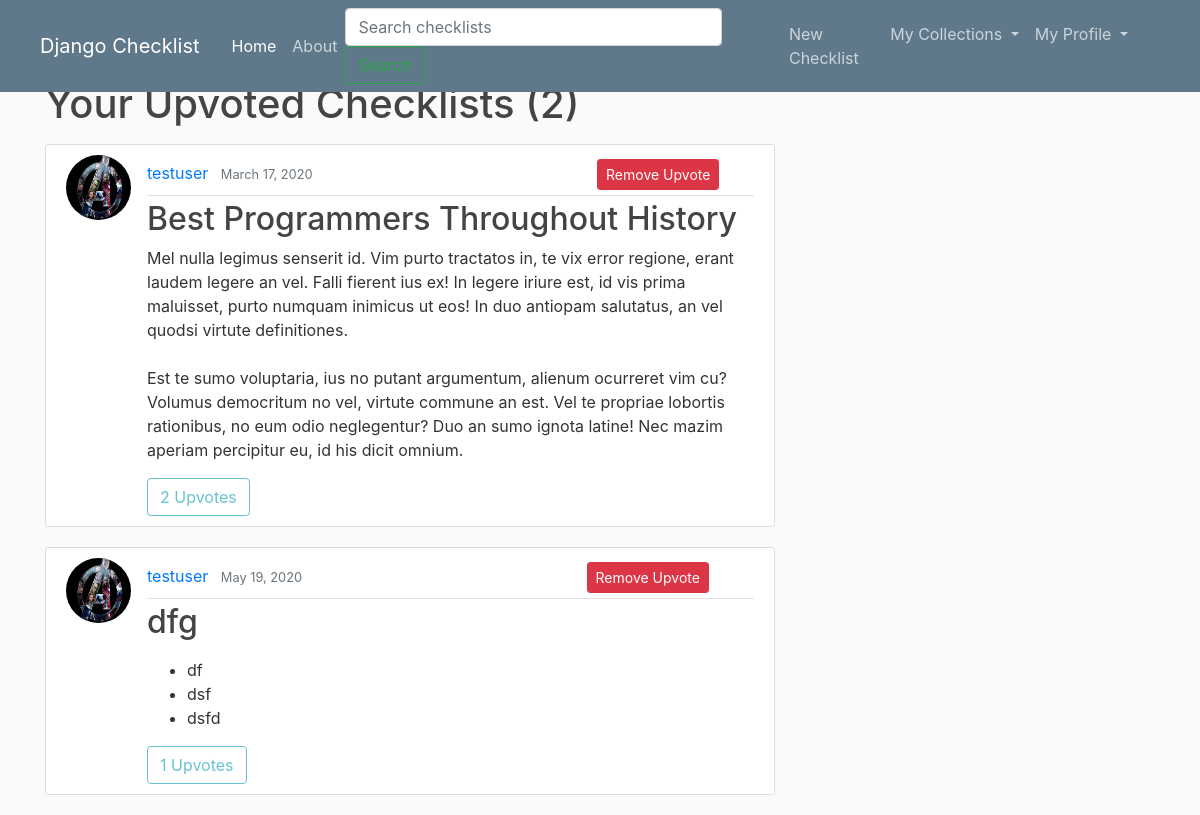
/upvotes/ (signed in), run on the app's committed database.
### checklist/models.py (models this page shows, shortened)
class Upvote(models.Model):
	user = models.ForeignKey(User, on_delete=models.CASCADE)
	checklist = models.ForeignKey(Checklist, on_delete=models.CASCADE)

class Checklist(models.Model):
	title = models.CharField(max_length=100)
	content = RichTextField()
	date_posted = models.DateTimeField(default=timezone.now)
	author = models.ForeignKey(User, on_delete = models.CASCADE)
	visibility = models.IntegerField(default=0)

### users/models.py (models this page shows, shortened)
class Profile(models.Model):
	user = models.OneToOneField(User, on_delete = models.CASCADE)
	image = models.ImageField(default='default.jpg', upload_to='profile_pics')

### checklist/views.py (the view)
# urls.py: path('upvotes/', UpvoteChecklistListView.as_view(), name='upvotes'),
class UpvoteChecklistListView(ListView):
	model = Upvote
	template_name = 'checklist/upvote_checklists.html'
	paginate_by = 5
	def get_context_data(self, **kwargs):
		context = super(UpvoteChecklistListView, self).get_context_data(**kwargs)
		upvotes_cnt_list = []
		upvotes_var = Upvote.objects.filter(user=self.request.user)
		for upvote in upvotes_var:
			upvotes_cnt_list.append(Upvote.objects.filter(checklist=upvote.checklist).count())
		checklist_upvotes = zip(upvotes_var, upvotes_cnt_list)
		paginator = Paginator(list(checklist_upvotes), self.paginate_by)
		page = self.request.GET.get('page')
		try:
			page_checklist_upvotes = paginator.page(page)
		except PageNotAnInteger:
			page_checklist_upvotes = paginator.page(1)
		except EmptyPage:
			page_checklist_upvotes = paginator.page(paginator.num_pages)
		context['checklist_upvotes'] = page_checklist_upvotes
		context['title'] = 'bookmarks'
		context['is_paginated'] = page_checklist_upvotes.has_other_pages
		return context

### checklist/templates/checklist/upvote_checklists.html (shortened to what this page needs)
{% extends "checklist/base.html" %}
{% block content %}
	<h1 class="mb-3">Your Upvoted Checklists ({{ checklist_upvotes.paginator.count }})</h1>
	{% for upvote, uvote in checklist_upvotes %}
		<article class="media content-section">
			<img class="rounded-circle article-img" src="{{ upvote.checklist.author.profile.image.url }}">
			<div class="media-body">
				<div class="article-metadata">
					<a class="mr-2" href="{% url 'user-checklists' upvote.checklist.author.username %}">{{ upvote.checklist.author }}</a>
					<small class="text-muted">{{ upvote.checklist.date_posted|date:'F d, Y' }}</small>
					<a style="margin-left: 280px" class="btn btn-danger btn-sm mt-1 mb-1 mr-1" href="{% url 'checklist-upvote' upvote.checklist.id %}">Remove Upvote</a>
				</div>
				<h2><a class="article-title" href="{% url 'checklist-detail' upvote.checklist.id %}">{{ upvote.checklist.title }}</a></h2>
				<p class="article-content">{{ upvote.checklist.content|safe }}</p>
				{% if user.is_authenticated %}
					<a class="btn btn-outline-info disabled">{{ uvote }} Upvotes</a>
				{% endif %}
			</div>
		</article>
	{% endfor %}
{% endblock content  %}

### checklist/static/checklist/main.css (style rules this page uses)
body { background: #fafafa; color: #333333; margin-top: 5rem; }
h1, h2, h3, h4, h5, h6 { color: #444444; }
ul { margin: 0; }
.content-section { background: #ffffff; padding: 10px 20px; border: 1px solid #dddddd; border-radius: 3px; margin-bottom: 20px; }
.article-title { color: #444444; }
.article-content { white-space: pre-line; }
.article-img { height: 65px; width: 65px; margin-right: 16px; }
.article-metadata { padding-bottom: 1px; margin-bottom: 4px; border-bottom: 1px solid #e3e3e3 }

### data on the page
Upvote: checklist.author.profile.image (placeholder picture), checklist.author "testuser", checklist.date_posted "March 17, 2020", checklist "Best Programmers Throughout History", checklist.content "Mel nulla legimus senserit id. Vim purto tractatos in, te vix error regione, erant laudem legere an vel. Falli fierent ius ex! In legere iriure est, id vis prima maluisset, purto numquam inimicus ut eos! In duo antiopam salutatus, an vel quodsi virtute definitiones. Est te sumo voluptaria, ius no putant argumentum, alienum ocurreret vim cu? Volumus democritum no vel, virtute commune an est. Vel te propriae lobortis rationibus, no eum odio neglegentur? Duo an sumo ignota latine! Nec mazim aperiam percipitur eu, id his dicit omnium.", uvote "2"
Upvote: checklist.author.profile.image (placeholder picture), checklist.author "testuser", checklist.date_posted "May 19, 2020", checklist "dfg", checklist.content "df dsf dsfd", user "1"

### other printed values
{{ checklist_upvotes.paginator.count }} "2"
